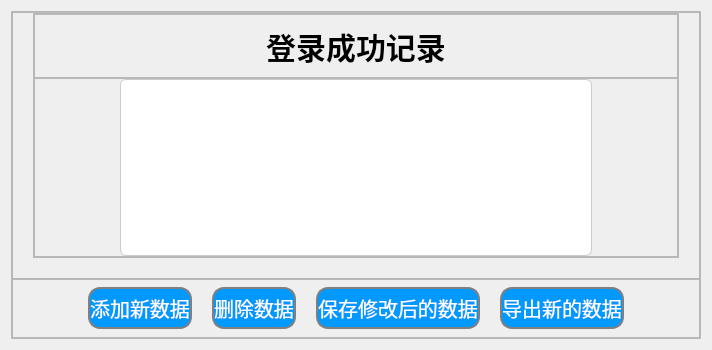
             <widget class="QWidget" name="page_3">
              <layout class="QVBoxLayout" name="verticalLayout_38">
               <item>
                <widget class="QFrame" name="frame_31">
                 <property name="frameShape">
                  <enum>QFrame::StyledPanel</enum>
                 </property>
                 <property name="frameShadow">
                  <enum>QFrame::Raised</enum>
                 </property>
                 <layout class="QVBoxLayout" name="verticalLayout_39">
                  <property name="spacing">
                   <number>0</number>
                  </property>
                  <property name="leftMargin">
                   <number>0</number>
                  </property>
                  <property name="topMargin">
                   <number>0</number>
                  </property>
                  <property name="rightMargin">
                   <number>0</number>
                  </property>
                  <property name="bottomMargin">
                   <number>0</number>
                  </property>
                  <item>
                   <widget class="QFrame" name="frame_55">
                    <property name="sizePolicy">
                     <sizepolicy hsizetype="Preferred" vsizetype="Expanding">
                      <horstretch>0</horstretch>
                      <verstretch>9</verstretch>
                     </sizepolicy>
                    </property>
                    <property name="frameShape">
                     <enum>QFrame::StyledPanel</enum>
                    </property>
                    <property name="frameShadow">
                     <enum>QFrame::Raised</enum>
                    </property>
                    <layout class="QVBoxLayout" name="verticalLayout_54">
                     <property name="spacing">
                      <number>0</number>
                     </property>
                     <property name="leftMargin">
                      <number>20</number>
                     </property>
                     <property name="topMargin">
                      <number>0</number>
                     </property>
                     <property name="rightMargin">
                      <number>20</number>
                     </property>
                     <property name="bottomMargin">
                      <number>20</number>
                     </property>
                     <item>
                      <widget class="QFrame" name="frame_72">
                       <property name="frameShape">
                        <enum>QFrame::StyledPanel</enum>
                       </property>
                       <property name="frameShadow">
                        <enum>QFrame::Raised</enum>
                       </property>
                       <layout class="QVBoxLayout" name="verticalLayout_55">
                        <property name="spacing">
                         <number>0</number>
                        </property>
                        <property name="leftMargin">
                         <number>0</number>
                        </property>
                        <property name="topMargin">
                         <number>0</number>
                        </property>
                        <property name="rightMargin">
                         <number>0</number>
                        </property>
                        <property name="bottomMargin">
                         <number>0</number>
                        </property>
                        <item>
                         <widget class="QFrame" name="frame_73">
                          <property name="sizePolicy">
                           <sizepolicy hsizetype="Preferred" vsizetype="Expanding">
                            <horstretch>0</horstretch>
                            <verstretch>1</verstretch>
                           </sizepolicy>
                          </property>
                          <property name="frameShape">
                           <enum>QFrame::StyledPanel</enum>
                          </property>
                          <property name="frameShadow">
                           <enum>QFrame::Raised</enum>
                          </property>
                          <layout class="QHBoxLayout" name="horizontalLayout_33">
                           <item>
                            <widget class="QPushButton" name="pushButton_14">
                             <property name="enabled">
                              <bool>false</bool>
                             </property>
                             <property name="styleSheet">
                              <string notr="true">color:black;
border:none;
font-size:30px;
font-weight:700;
font-family: &quot;微软雅黑&quot;, Helvetica, Arial, sans-serif;</string>
                             </property>
                             <property name="text">
                              <string>登录成功记录</string>
                             </property>
                            </widget>
                           </item>
                          </layout>
                         </widget>
                        </item>
                        <item>
                         <widget class="QFrame" name="frame_74">
                          <property name="sizePolicy">
                           <sizepolicy hsizetype="Preferred" vsizetype="Expanding">
                            <horstretch>0</horstretch>
                            <verstretch>5</verstretch>
                           </sizepolicy>
                          </property>
                          <property name="frameShape">
                           <enum>QFrame::StyledPanel</enum>
                          </property>
                          <property name="frameShadow">
                           <enum>QFrame::Raised</enum>
                          </property>
                          <layout class="QVBoxLayout" name="verticalLayout_56">
                           <property name="spacing">
                            <number>0</number>
                           </property>
                           <property name="leftMargin">
                            <number>85</number>
                           </property>
                           <property name="topMargin">
                            <number>0</number>
                           </property>
                           <property name="rightMargin">
                            <number>85</number>
                           </property>
                           <property name="bottomMargin">
                            <number>0</number>
                           </property>
                           <item>
                            <widget class="QTableWidget" name="table_widget_login">
                             <property name="styleSheet">
                              <string notr="true">/* 设置整个表格的背景色 */  
QTableWidget#table_widget_login {  
    background-color: #ffffff; /* 白色背景 */  
    border: 1px solid #ccc; /* 边框 */  
    border-radius: 6px; /* 圆角 */  

}  
  
/* 设置表头的样式 */  
QTableWidget#table_widget_login QHeaderView::section {  
    background-color: #f0f0f0; /* 浅灰色背景 */  
    font-family: &quot;Arial&quot;;  
    font-size: 20px;  
    font-weight: bold;  
    color: #333; /* 文本颜色 */  
    border: 1px solid #ccc; /* 边框 */  
    border-right: none; /* 去除右边的边框，使得相邻的 section 边框连续 */  
    padding: 4px; /* 内边距 */  
    text-align: center; /* 文本对齐方式 */  
    text-transform: uppercase; /* 文本大写 */  
}  
  
/* 设置表头的鼠标悬停效果 */  
QTableWidget#table_widget_login QHeaderView::section:hover {  
    background-color: #e0e0e0; /* 鼠标悬停时的背景色 */  
}  
  
/* 设置表格单元格的样式 */  
QTableWidget#table_widget_login QTableWidgetItem {  
    border-bottom: 1px solid #ccc; /* 单元格底部边框 */  
    padding: 4px; /* 内边距 */  
}  
  
/* 设置选中行的样式 */  
QTableWidget#table_widget_login::item:selected {  
    background-color: #a0a0a0; /* 选中时的背景色 */  
    color: #ffffff; /* 选中时的文本颜色 */  
}  
  
/* 设置鼠标悬停在单元格上的样式 */  
QTableWidget#table_widget_login::item:hover {  
    background-color: #e0e0e0; /* 鼠标悬停时的背景色 */  
}  
  
/* 去除最后一行的底部边框，如果需要的话 */  
QTableWidget#table_widget_login QTableWidgetItem:last-child {  
    border-bottom: none;  
}</string>
                             </property>
                            </widget>
                           </item>
                          </layout>
                         </widget>
                        </item>
                       </layout>
                      </widget>
                     </item>
                    </layout>
                   </widget>
                  </item>
                  <item>
                   <widget class="QFrame" name="frame_75">
                    <property name="sizePolicy">
                     <sizepolicy hsizetype="Preferred" vsizetype="Expanding">
                      <horstretch>0</horstretch>
                      <verstretch>2</verstretch>
                     </sizepolicy>
                    </property>
                    <property name="styleSheet">
                     <string notr="true">QPushButton{
color:#ffffff;
background:#0099ff;
border:2px solid gray;
font-size:20px;

font-family: &quot;微软雅黑&quot;;
border-radius:12px;
height:38px;
}

QPushButton:hover{
padding-under:5px;
padding-left:5px;
background:#008deb;
   }</string>
                    </property>
                    <property name="frameShape">
                     <enum>QFrame::StyledPanel</enum>
                    </property>
                    <property name="frameShadow">
                     <enum>QFrame::Raised</enum>
                    </property>
                    <layout class="QHBoxLayout" name="horizontalLayout_34">
                     <property name="spacing">
                      <number>20</number>
                     </property>
                     <property name="leftMargin">
                      <number>75</number>
                     </property>
                     <property name="topMargin">
                      <number>0</number>
                     </property>
                     <property name="rightMargin">
                      <number>75</number>
                     </property>
                     <property name="bottomMargin">
                      <number>0</number>
                     </property>
                     <item>
                      <widget class="QPushButton" name="add_button_tab2">
                       <property name="cursor">
                        <cursorShape>PointingHandCursor</cursorShape>
                       </property>
                       <property name="styleSheet">
                        <string notr="true">#successful_button{
color:#ffffff;
background:#0099ff;
border:2px solid gray;
font-size:20px;

font-family: &quot;微软雅黑&quot;;
border-radius:12px;
height:38px;
}

#successful_button:hover{
padding-under:5px;
padding-left:5px;
background:#008deb;
   }</string>
                       </property>
                       <property name="text">
                        <string>添加新数据</string>
                       </property>
                      </widget>
                     </item>
                     <item>
                      <widget class="QPushButton" name="del_button_tab2">
                       <property name="cursor">
                        <cursorShape>PointingHandCursor</cursorShape>
                       </property>
                       <property name="text">
                        <string>删除数据</string>
                       </property>
                      </widget>
                     </item>
                     <item>
                      <widget class="QPushButton" name="save_button_tab2">
                       <property name="cursor">
                        <cursorShape>PointingHandCursor</cursorShape>
                       </property>
                       <property name="styleSheet">
                        <string notr="true">#successful_button{
color:#ffffff;
background:#0099ff;
border:2px solid gray;
font-size:20px;

font-family: &quot;微软雅黑&quot;;
border-radius:12px;
height:38px;
}

#successful_button:hover{
padding-under:5px;
padding-left:5px;
background:#008deb;
   }</string>
                       </property>
                       <property name="text">
                        <string>保存修改后的数据</string>
                       </property>
                      </widget>
                     </item>
                     <item>
                      <widget class="QPushButton" name="successful_button_tab2">
                       <property name="cursor">
                        <cursorShape>PointingHandCursor</cursorShape>
                       </property>
                       <property name="styleSheet">
                        <string notr="true"/>
                       </property>
                       <property name="text">
                        <string>导出新的数据</string>
                       </property>
                      </widget>
                     </item>
                    </layout>
                   </widget>
                  </item>
                 </layout>
                </widget>
               </item>
              </layout>
             </widget>
